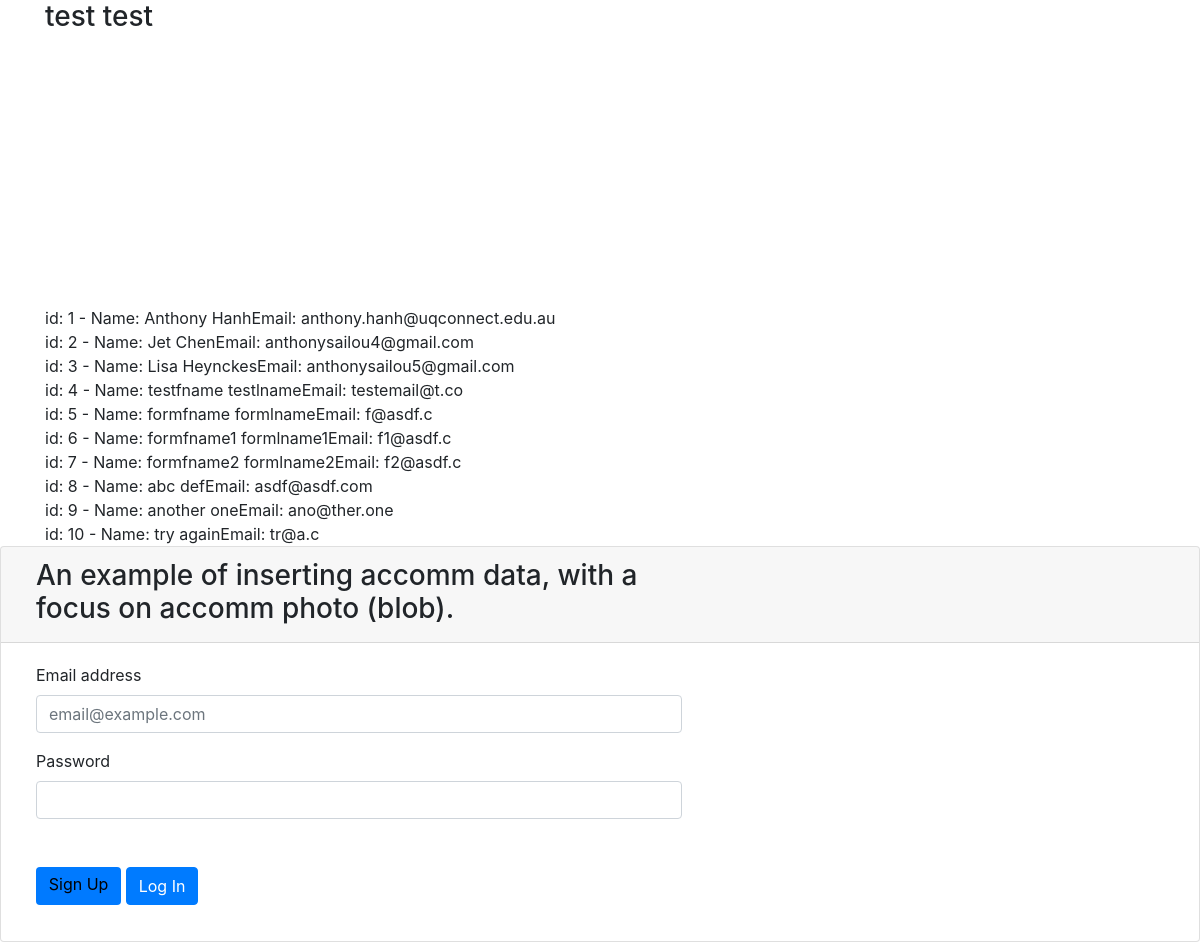
Screenshot of /testphp.php with the database file from the repository.
### tables this page shows
CREATE TABLE `user` (
  `uid` int(11) NOT NULL,
  `firstname` varchar(30) NOT NULL,
  `surname` varchar(30) NOT NULL,
  `email` varchar(30) NOT NULL,
  `passw` varchar(30) NOT NULL,
  `photos` blob NOT NULL,
  `phone` int(10) NOT NULL
);

### testphp.php (the view, shortened to what this page needs)
<!DOCTYPE html>
<?php
include("connectMySQL.php");
?>
<html lang="en">
<head>
    <link rel="stylesheet" href="https://maxcdn.bootstrapcdn.com/bootstrap/4.0.0/css/bootstrap.min.css"
>
    <link rel="stylesheet" href="css/lightbox.css" type="text/css" media="screen"/>
    <link rel="stylesheet" type="text/css" href="css/style.css"/>
</head>
<body>
    <div class="container">
        <div class="row">
            <div class="col-md">
                <h3>test test </h3>
                    <?php
                        echo '<br>';echo '<br>';
                    ?>
                <br><br><br><br><br><br><br><br><br>
                <?php
                    $sqlselect = "SELECT uid, firstname, surname, email FROM user";
                    $result = $conn->query($sqlselect);
                    while ($row = $result->fetch_assoc()) {
                        echo "id: " . $row["uid"] . " - Name: " . $row["firstname"] . " " . $row["surname"] . "Email: " . $row["email"] . "<br>";
                    }
                    ?>
                </div>
            </div>
        </div>
    <div class="card">
        <div class="card-header">
            <h3 class="col-7 mb-1">An example of inserting accomm data, with a focus on  accomm photo (blob).</h3>
        </div>
        <div class="card-body">
            <form id="randomform" action="#" method="POST">
                <div class="form-group">
                    <div class="col-7">
                        <label for="emailInput">Email address</label>
                        <input type="email" class="form-control" id="emailInput" placeholder="email@example.com" name="emailInput">
                    </div>
                </div>
                <div class="form-group mb-5">
                    <div class="col-7">
                        <label for="passwordInput">Password</label>
                        <input type="password" class="form-control" id="passwordInput" name="passwordInput">
                    </div>
                </div>
                <div class="form-group">
                    <div class="col-sm-7">
                        <a href="signup.html" class="signupBtn">Sign Up</a>
                        <button type="submit" class="btn btn-primary">Log In</button>
                    </div>
                </div>
            </form>
        </div>
    </div>
</body>
</html>

### css/style.css (style rules this page uses)
html, body { height: 100%; margin: 0; padding: 0; }
.signupBtn { background-color: #007aff; color: white; border-radius: 4px; padding: 0.3em 0.8em 0.55em 0.8em; font-size: 16px; display: inline-block; }

### testphp.php (style rules this page uses)
a:link { color:black; }

### rows the page displays
user: uid "1", firstname "Anthony", surname "Hanh", email "anthony.hanh@uqconnect.edu.au"
user: uid "2", firstname "Jet", surname "Chen", email "anthonysailou4@gmail.com"
user: uid "3", firstname "Lisa", surname "Heynckes", email "anthonysailou5@gmail.com"
user: uid "4", firstname "testfname", surname "testlname", email "testemail@t.co"
user: uid "5", firstname "formfname", surname "formlname", email "f@asdf.c"
user: uid "6", firstname "formfname1", surname "formlname1", email "f1@asdf.c"
user: uid "7", firstname "formfname2", surname "formlname2", email "f2@asdf.c"
user: uid "8", firstname "abc", surname "def", email "asdf@asdf.com"
user: uid "9", firstname "another", surname "one", email "ano@ther.one"
user: uid "10", firstname "try", surname "again", email "tr@a.c"
